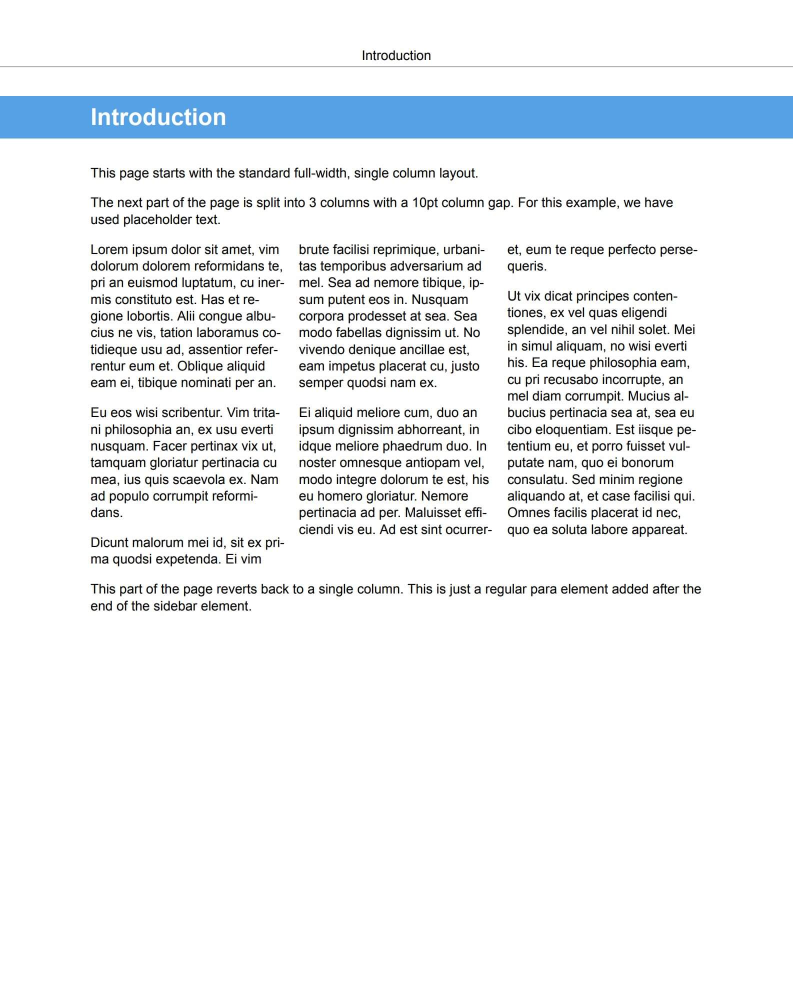
#> input picture Screenshoots/3colloum.jpg, 1586 x 2014 px, found by its file name (shown at 1/2 size)
$ python try4.py
#> lines starting #> are read from the running program, lines starting #| are printed output that depends on the picture; after the words box and inside, x2 and y2 are one past the last pixel; in counts of white or black regions, pixels touching at a corner belong together
#> in find_stuff, image is the input picture: shape (2014, 1586, 3); mean B, G, R 243.2, 240.7, 237.5
import csv
from dis import dis
import math
import string
from time import sleep
from turtle import distance
from cv2 import sort, threshold
from matplotlib import pyplot as plt
import cv2
from cv2 import cvtColor
import numpy as np

#image = cv2.imread('M40967-1-E.jpg')

def resize_img(scale_percent,img):

#> called with scale_percent = 10
    width = int(img.shape[1] * scale_percent / 100)
#> width = 158
    height = int(img.shape[0] * scale_percent / 100)
#> height = 201
    dim = (width, height)
#> dim = (158, 201)
    # resize image
    resized = cv2.resize(img, dim, interpolation = cv2.INTER_AREA)
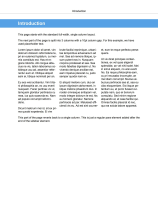
#> resized: shape (201, 158, 3); mean B, G, R 243.2, 240.7, 237.5
    #print('Resized Dimensions : ',resized.shape)
    #cv2.imshow("Resized image", resized)
    return resized

def contain(point1,point2,delta):
    x1=point1[0]
    y1=point1[1]
    w1=point1[2]
    h1=point1[3]
    x2=point2[0]
    y2=point2[1]
    w2=point2[2]
    h2=point2[3]
    if x1<x2-delta and y1<y2-delta and x2+w2+delta<x1+w1 and y2+h2+delta<y1+h1:
            return 1
    else:
            return 0
def contain_2(point1,point2,delta):
    x1=point1[0]
    y1=point1[1]
    x2=point1[2]
    y2=point1[3]
    x3=point2[0]
    y3=point2[1]
    x4=point2[2]
    y4=point2[3]
    if x1<x3-delta and y1<y3-delta and x4+delta<x2 and y4+delta<y2:
            return 1
    else:
            return 0
def overlap(point1,point2,delta):
    x1=point1[0]
    y1=point1[1]
    x2=point1[2]
    y2=point1[3]
    x3=point2[0]
    y3=point2[1]
    x4=point2[2]
    y4=point2[3]

    #   (x1,y1)->(x2,y2)            (x3,y3)->(x4,y4)

    if (x1<x3<x2 and y1<y4<y2)or(x1<x3<x2 and y1<y3<y2)or(x1<x4<x2 and y1<y3<y2) or(x1<x4<x2 and y1<y4<y2):
       #right up overlap         #right down overlap        #left down overlap        #left up overlap
        return True
    else:
            return False
def sort_by_distance(valid_countor):
    distance_array=[]
    for row in valid_countor:
        distance_array.append((round(math.dist((row[0],row[1]),(0,0)),2),row))
    sorted_array = sorted(distance_array,key=lambda x: (x[0]))

    sorted_points=[]
    for row in sorted_array:
        sorted_points.append(row[1])
    return sorted_points

def write_number(img,number,x1,y1,x2,y2):
    font= cv2.FONT_HERSHEY_SIMPLEX
    bottomLeftCornerOfText=(((x1+x2)//2)-2,((y1+y2)//2)+2)
    font_Scale= 0.3
    font_Color= (255,0,0)
    thickness= 1
    line_Type= 1

    cv2.putText(img,str(number),
        bottomLeftCornerOfText,
        font,
        font_Scale,
        font_Color,
        thickness,
        line_Type)
    return img
scale_percent = 10 # percent of original size

def close_countors(R1,R2,delta):
    if (R1[0]>R2[2]+delta) or (R1[2]<R2[0]-delta) or (R1[3]<R2[1]) or (R1[1]>R2[3]):
    # [7 lines of commented-out code are left out]
        return False
    else:
        return True

#showing the images with normal scale so my pc screen would be enogh
def find_stuff(imagename,delta=10):
    image=cv2.imread(imagename)
    image=resize_img(scale_percent,image)
    cv2.imshow("image",image)

    image_copy=image
    image_copy_copy=np.zeros((image.shape),np.uint8)
    _,image=cv2.threshold(image,125,255,cv2.THRESH_BINARY)
#> image: shape (201, 158, 3)

    gray=cv2.cvtColor(image,cv2.COLOR_BGR2GRAY)
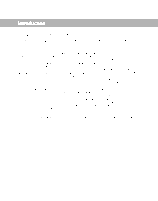
#> gray: shape (201, 158); min 0, max 255, mean 251.8
    #blur=cv2.GaussianBlur(gray,(3,3),0)
    #cv2.imshow("blur",blur)
    _,thresh=cv2.threshold(gray,0,255,cv2.THRESH_BINARY_INV+cv2.THRESH_OTSU)
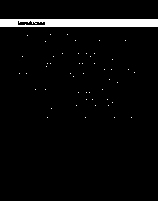
#> thresh: shape (201, 158); 3.9% white; 51 white regions (50 under 20 px), largest, box (x1, y1, x2, y2) and area: (0, 19, 158, 27) 1191
    #cv2.imshow("thresh",thresh)
    kernal=cv2.getStructuringElement(cv2.MORPH_RECT,(3,13))
    dialte=cv2.dilate(thresh,kernal,iterations=1)
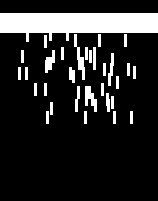
#> dialte: shape (201, 158); 15.7% white; 31 white regions
    #cv2.imshow("dialte",dialte)
    #img_edge=cv2.Canny(thresh,100,150, L2gradient = True)
    #cv2.imshow("image_edge",img_edge)


    cnts=cv2.findContours(dialte,cv2.RETR_LIST,cv2.CHAIN_APPROX_SIMPLE)
#> cnts = 31 contours; largest, box (x1, y1, x2, y2) and area: (0, 13, 158, 42) 3036, (85, 86, 97, 112) 136, (74, 34, 85, 80) 130, (45, 50, 55, 73) 106, (108, 53, 114, 86) 72
    cnts=cnts[0] if len(cnts)==2 else cnts[1]
    cnts=sorted(cnts,key=lambda x:cv2.boundingRect(x)[0])
    pointarray=[]
    for c in cnts:
        x,y,w,h =cv2.boundingRect(c)
        pointarray.append([x,y,w,h])
#> this loop made 31 passes
#> (c, x, y, w, h) on passes 2, 3, 4, 5, 6, 7, 9, 10, 11, 15, 17: ([[18, 67], [18, 79], [20, 79], [20, 67]], 18, 67, 3, 13), ([[21, 50], [21, 62], [23, 62], [23, 50]], 21, 50, 3, 13), ([[25, 67], [25, 79], [27, 79], [27, 67]], 25, 67, 3, 13), ([[34, 83], [34, 95], [36, 95], [36, 83]], 34, 83, 3, 13), ([[44, 83], [44, 95], [46, 95], [46, 83]], 44, 83, 3, 13), ([[44, 35], [44, 47], [46, 47], [46, 35]], 44, 35, 3, 13), ([[46, 111], [46, 123], [48, 123], [48, 111]], 46, 111, 3, 13), ([[50, 102], [50, 114], [52, 114], [52, 102]], 50, 102, 3, 13), ([[61, 47], [61, 59], [63, 59], [63, 47]], 61, 47, 3, 13), ([[84, 111], [84, 123], [86, 123], [86, 111]], 84, 111, 3, 13), ([[85, 47], [85, 59], [87, 59], [87, 47]], 85, 47, 3, 13)
#> (x, y, w, h) on passes 1, 8, 12, 13, 14, 16: (0, 13, 158, 29), (45, 50, 10, 23), (69, 67, 6, 16), (74, 34, 11, 46), (75, 86, 5, 26), (85, 86, 12, 26)
#> after the loop, pointarray = 31 items, first 6: [0, 13, 158, 29], [18, 67, 3, 13], [21, 50, 3, 13], [25, 67, 3, 13], [34, 83, 3, 13], [44, 83, 3, 13]

    valid_contour=[]
    for c in cnts:
        x,y,w,h =cv2.boundingRect(c)
        #x=x-2
        w=w+10
        #y=y-2
        h=h+10
        if 400>math.sqrt(math.pow(h,2)+math.pow(w,2))>5 and delta<x<image_copy.shape[1]-delta and delta<y<image_copy.shape[0]-delta:
            count=0

            for point1 in pointarray:
                #if point2 in point1
                count+=contain(point1,[x,y,w,h],delta=4)

                #print("point",x,y,count)
            if(count<=2):
                #cv2.rectangle(image_copy,(x,y),(x+w,y+h),(0,0,255),2)
                #cv2.rectangle(image_copy_copy,(x,y),(x+w,y+h),(0,0,255),2)
                valid_contour.append([x,y,x+w,y+h])
#> this loop made 31 passes
#> (c, x, y, w, h) on passes 3 to 5: ([[21, 50], [21, 62], [23, 62], [23, 50]], 21, 50, 13, 23), ([[25, 67], [25, 79], [27, 79], [27, 67]], 25, 67, 13, 23), ([[34, 83], [34, 95], [36, 95], [36, 83]], 34, 83, 13, 23)
#> c on passes 6, 7, 9, 10, 11, 15: [[44, 83], [44, 95], [46, 95], [46, 83]], [[44, 35], [44, 47], [46, 47], [46, 35]], [[46, 111], [46, 123], [48, 123], [48, 111]], [[50, 102], [50, 114], [52, 114], [52, 102]], [[61, 47], [61, 59], [63, 59], [63, 47]], [[84, 111], [84, 123], [86, 123], [86, 111]]
    # [5 lines of commented-out code are left out]


    valid_contour_temp=[]
    if True:
        for i,row1 in enumerate(valid_contour):
            temp_row=row1
            for j,row2 in enumerate(valid_contour):
                if((math.dist((row2[0],row2[1]),(row2[2],row2[3])))<35 and i!=j) :
                    close=overlap(row1,row2,delta=2)
                    #print("x")
                else:
                    close=False
                if(close):
                    print("y")
                    print(i,j)
                    print(row1,row2)
                    temp_row[0]=min(row1[0],row2[0])
                    temp_row[1]=min(row1[1],row2[1])
                    temp_row[2]=max(row1[2],row2[2])
                    temp_row[3]=max(row1[3],row2[3])
                    #valid_contour.remove(row1)
            valid_contour_temp.append(temp_row)
#> this loop made 29 passes
#> row1 on passes 1 to 12: [21, 50, 34, 73], [25, 67, 38, 90], [34, 83, 47, 106], [44, 83, 57, 106], [44, 35, 57, 58], [45, 50, 65, 83], [46, 111, 59, 134], [50, 102, 63, 125], [61, 47, 74, 70], [69, 67, 85, 93], [74, 34, 95, 90], [75, 86, 90, 122]
#> (printed output is left out)
                    #valid_contour=valid_contour[:i]+valid_contour[i+1:]

    sorted_valid_countor=sort_by_distance(valid_contour_temp)
#> the loop in sort_by_distance, `for row in valid_countor:` made 29 passes
#> row on passes 1 to 12: [21, 34, 146, 134], [25, 34, 146, 134], [34, 83, 47, 106], [44, 83, 63, 125], [44, 35, 57, 58], [44, 35, 85, 93], [46, 102, 63, 134], [50, 102, 63, 125], [61, 47, 85, 93], [69, 67, 85, 93], [69, 34, 146, 134], [69, 34, 146, 134]
#> the loop in sort_by_distance, `for row in sorted_array:` made 29 passes
#> row on passes 1 to 12: (39.96, [21, 34, 146, 134]), (42.2, [25, 34, 146, 134]), (56.22, [44, 35, 57, 58]), (56.22, [44, 35, 85, 93]), (76.92, [69, 34, 146, 134]), (76.92, [69, 34, 146, 134]), (77.01, [61, 47, 85, 93]), (89.69, [34, 83, 47, 106]), (91.55, [85, 34, 116, 86]), (93.94, [44, 83, 63, 125]), (95.27, [89, 34, 116, 86]), (96.18, [69, 67, 85, 93])

    non_valid_contour_temp2=[]
    for i,row1 in enumerate(valid_contour_temp):
            temp_row2=row1
            for j,row2 in enumerate(valid_contour_temp):
                if(contain_2(row1,row2,delta=0)==1):
                  non_valid_contour_temp2.append(row2)
#> this loop made 29 passes

    for element in valid_contour_temp:
        if element in non_valid_contour_temp2:
            valid_contour_temp.remove(element)
#> this loop made 24 passes
#> element on passes 1 to 12: [21, 34, 146, 134], [25, 34, 146, 134], [34, 83, 47, 106], [44, 35, 57, 58], [46, 102, 63, 134], [50, 102, 63, 125], [69, 67, 85, 93], [69, 34, 146, 134], [84, 111, 97, 134], [84, 63, 146, 134], [85, 34, 116, 86], [89, 34, 116, 86]


    sorted_valid_countor_2=sort_by_distance(valid_contour_temp)
#> the loop in sort_by_distance (call 2), `for row in valid_countor:` made 24 passes
#> the loop in sort_by_distance (call 2), `for row in sorted_array:` made 24 passes

    def add_number(sorted_valid_countor,image_copy,image_copy_copy):
        alpha=0
        for i,row1 in enumerate(sorted_valid_countor):
            for j,row2 in enumerate(sorted_valid_countor):
                #print(row1,row2)
                if row1!=row2:
                    if abs(row1[0]-row2[0])+abs(row1[1]-row2[1])+abs(row1[2]-row2[2])+abs(row1[3]-row2[3])<=alpha:

                                row2[0]=min(row1[0],row2[0])
                                row2[1]=min(row1[1],row2[1])
                                row2[2]=max(row1[2],row2[2])
                                row2[3]=max(row1[3],row2[3])

                                sorted_valid_countor=sorted_valid_countor[:j]+sorted_valid_countor[j+1:]
#> this loop made 24 passes

        for i,row in enumerate(sorted_valid_countor):
                image_copy_copy=write_number(image_copy_copy,i,row[0],row[1],row[2],row[3])
                image_copy=write_number(image_copy,i,row[0],row[1],row[2],row[3])
                cv2.rectangle(image_copy,(row[0],row[1]),(row[2],row[3]),(0,0,255),2)
                cv2.rectangle(image_copy_copy,(row[0],row[1]),(row[2],row[3]),(0,0,255),2)
#> this loop made 24 passes
#> pass 2, in add_number, `image_copy=write_number(image_copy,i,row[0],row[1],row[2],row[3])`:
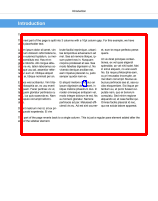
#> image_copy: shape (201, 158, 3); mean B, G, R 233.1, 230.4, 238.1
#> after the loop:
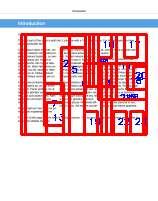
#> image_copy: shape (201, 158, 3); 14.55% of pixels changed, all inside (x1, y1, x2, y2) = (24, 36, 146, 133)
#> after the loop:
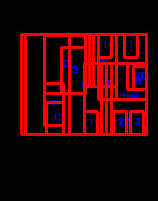
#> image_copy_copy: shape (201, 158, 3); mean of channels 0, 1, 2 2.6, 0, 45.3; drawn as B, G, R

        cv2.imshow("after numbers",image_copy)
        cv2.imshow("after numbers_copy",image_copy_copy)
        with open('valid_countor.csv','w',newline='') as f:
            write=csv.writer(f)
            write.writerows(sorted_valid_countor)


    #add_number(sorted_valid_countor,image_copy,image_copy_copy)
    add_number(sorted_valid_countor_2,image_copy,image_copy_copy)


# [7 lines of commented-out code are left out]

find_stuff(r"C:\Users\Yuval\Desktop\image pro\FinalProject\Screenshoots\3colloum.jpg",delta=20)

cv2.waitKey(0)
cv2.destroyAllWindows()
